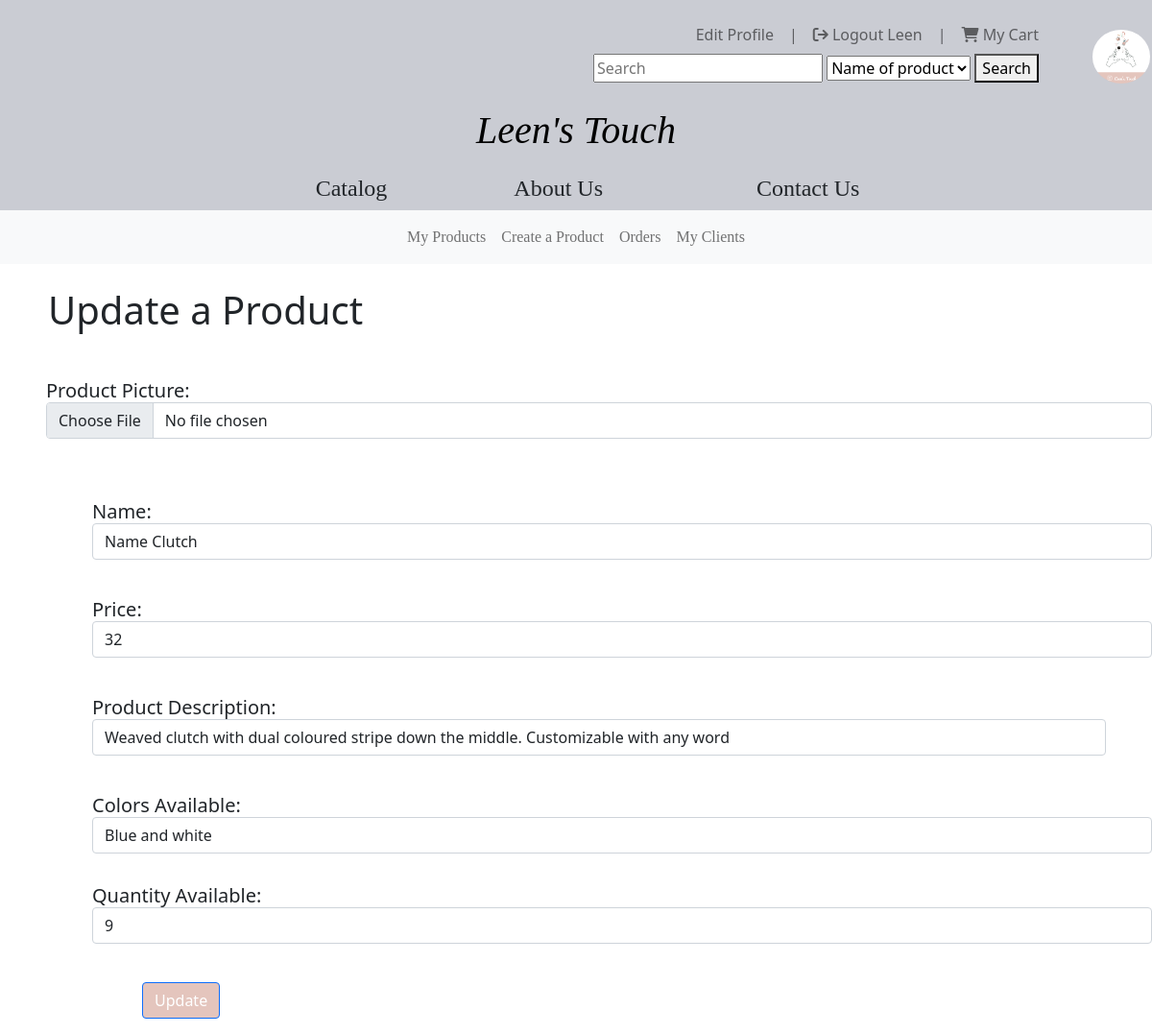
The page /AdminProducts/update/1239 (signed in) on the database its author committed.
### tables this page shows
CREATE TABLE `products` (
  `upc` int(13) NOT NULL,
  `product_name` varchar(50) NOT NULL,
  `product_type` varchar(25) NOT NULL,
  `description` varchar(500) NOT NULL,
  `price` double NOT NULL,
  `image` varchar(100) NOT NULL,
  `colour` varchar(15) NOT NULL,
  `quantity` int(2) NOT NULL,
  `fulfill_time` int(2) NOT NULL
);

### app/core/app.php (called while the page is built, shortened)
<?php
    class App{
        protected $currentMethod = 'index';
        public function __construct()
        {
            $url = $this->parseURL();
            if(file_exists('../app/controllers/'.$url[0].'.php')){
                unset($url[0]);
            }
            $this->currentController = new $this->currentController;
            if(isset($url[1])){
                if(method_exists($this->currentController, $url[1])){
                    $this->currentMethod = $url[1];
                    unset($url[1]);
                }
            }
            $this->params = $url ? array_values($url) : [];
            call_user_func_array([$this->currentController, $this->currentMethod], $this->params);
        }
        public function parseURL(){
            if(isset($_GET['url'])){
                $url = rtrim($_GET['url'], '/');
                $url = filter_var($url, FILTER_SANITIZE_URL);
                $url = explode('/',$url);
                return $url;
            }
        }
    }

### public/index.php (called while the page is built, shortened)
<?php
    $init = new App;
?>

### app/core/Model.php (called while the page is built, shortened)
<?php
class Model
{
    private $host = DB_HOST;
    private $user = DB_USER;
    private $pass = DB_PASS;
    private $dbname = DB_NAME;
    private $dbh;
    private $stmt;
    public function __construct()
    {
        $dsn = 'mysql:host=' . $this->host . ';dbname=' . $this->dbname;
        $options = array(
            PDO::ATTR_PERSISTENT => true,
            PDO::ATTR_ERRMODE => PDO::ERRMODE_EXCEPTION
        );
        try {
            $this->dbh = new PDO($dsn, $this->user, $this->pass, $options);
        } catch (PDOException $e) {
            $this->error = $e->getMessage();
            echo $this->error;
        }
    }
    public function query($sql)
    {
        $this->stmt = $this->dbh->prepare($sql);
    }
    public function bind($param, $value, $type = null)
    {
        if (is_null($type)) {
            switch (true) {
                default:
                    $type = PDO::PARAM_STR;
            }
        }
        $this->stmt->bindValue($param, $value, $type);
    }
    public function execute()
    {
        return $this->stmt->execute();
    }
    public function getSingle(){
        $this->execute();
        return $this->stmt->fetch(PDO::FETCH_OBJ);
    }
}

### app/models/productsModel.php (called while the page is built, shortened)
<?php
    Class productsModel{
        public function __construct(){
            $this->db = new Model;
        }
        public function getProduct($upc){
            $this->db->query("SELECT * FROM products WHERE upc = :upc");
            $this->db->bind(':upc',$upc);
            return $this->db->getSingle();
        }
    }
?>

### app/views/AdminProducts/updateProduct.php (the view, shortened to what this page needs)
<?php require APPROOT . '/views/includes/header.php';
?>
<nav class="navbar navbar-expand-lg navbar-light bg-light">
  <div class="collapse navbar-collapse" id="mynavbar">
    <ul style="margin: auto; text-align: center; font-family:'Constantia-Regular';" class="navbar-nav ">
      <li class="nav-item">
        <a class="nav-link" href="/LeensTouch/AdminProducts/getProducts">My Products</a>
      </li>
      <li class="nav-item">
        <a class="nav-link" href="/LeensTouch/AdminProducts/createProduct">Create a Product</a>
      </li>
      <li class="nav-item">
        <a class="nav-link" href="/LeensTouch/Orders/getOrders">Orders</a>
      </li>
      <li class="nav-item">
        <a class="nav-link" href="/LeensTouch/Clients/viewClients">My Clients</a>
      </li>
    </ul>
  </div>
</nav>
<br>
<div class="title" style="margin-left: 50px; float: left;">
  <h1>Update a Product</h1>
</div>
<br><br>
    <form action='' method='post' enctype="multipart/form-data">
    <div class="product-image mt-0">
      <div class="ms-5 mb-3 mt-5"><span class="h5 ">Product Picture:</span><br>
        <div class="form-group">
          <input type='file' name='image' class='form-control' />
        </div>
      </div>
    </div>
    <div class="product-info d-grid ms-5 mt-0">
      <div class="ms-5 mb-3 mt-5"><span class="h5 ">Name:</span> <br>
        <div class="form-group">
          <input name="product_name" type="text" class="form-control" id="product_name" value="<?php echo $data->product_name?>">
        </div>
      </div><br>
        <div class="ms-5 mb-3"><span class="h5 ">Price:</span> <br>
          <div class="form-group">
            <input name="price" type="text" class="form-control" id="price" value="<?php echo $data->price?>">
          </div>
        </div><br>
        <div class=" ms-5 mb-3 me-5"><span class="h5">Product Description:</span><br>
          <div class="form-group">
            <input name="description" type="text" class="form-control" id="description" value="<?php echo $data->description?>">
          </div>
        </div> <br>
        <div class="h5 ms-5"><span class="h5">Colors Available:</span><br>
          <div class="form-group">
            <input name="colour" type="text" class="form-control" id="colour" value="<?php echo $data->colour?>">
          </div>
        </div> <br>
        <div class="ms-5 mb-3"><span class="h5 ">Quantity Available:</span> <br>
          <div class="form-group">
            <input name="quantity" type="text" class="form-control" id="quantity" value="<?php echo $data->quantity?>">
          </div>
        </div> <br>
        <div class="form-group" style=" margin-left: 100px; float: left">
          <button type="submit" name='update' class="btn btn-primary" style="background-color: #e4c5bd; color: white;">Update</button>
        </div>
      </div>
    </div>
<?php require APPROOT . '/views/includes/footer.php'; ?>

### rows shown on the page
products: product_name "Name Clutch", price "32", description "Weaved clutch with dual coloured stripe down the middle. Customizable with any word", colour "Blue and white", quantity "9"

### other values the page prints
$_SESSION['user_fname'] "Leen"
SITENAME "Leen's Touch"
